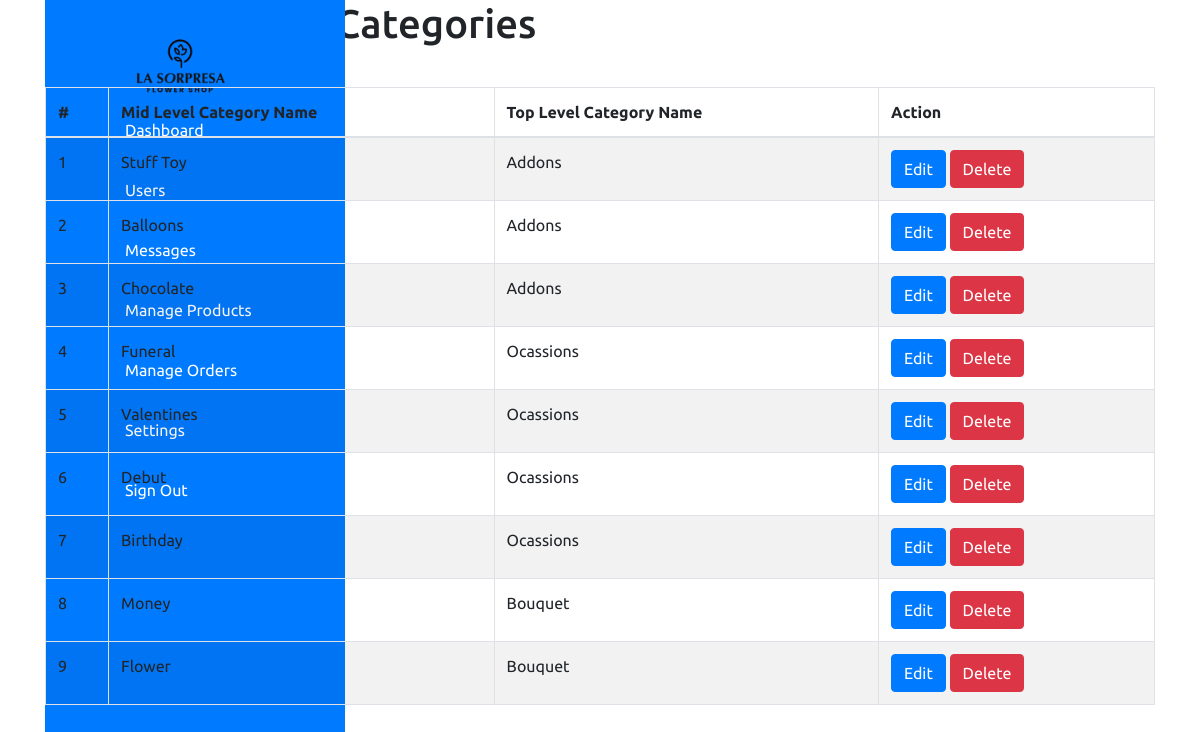
/admin/settings/midcategory.php (signed in), run on an earlier commit of the app's database.
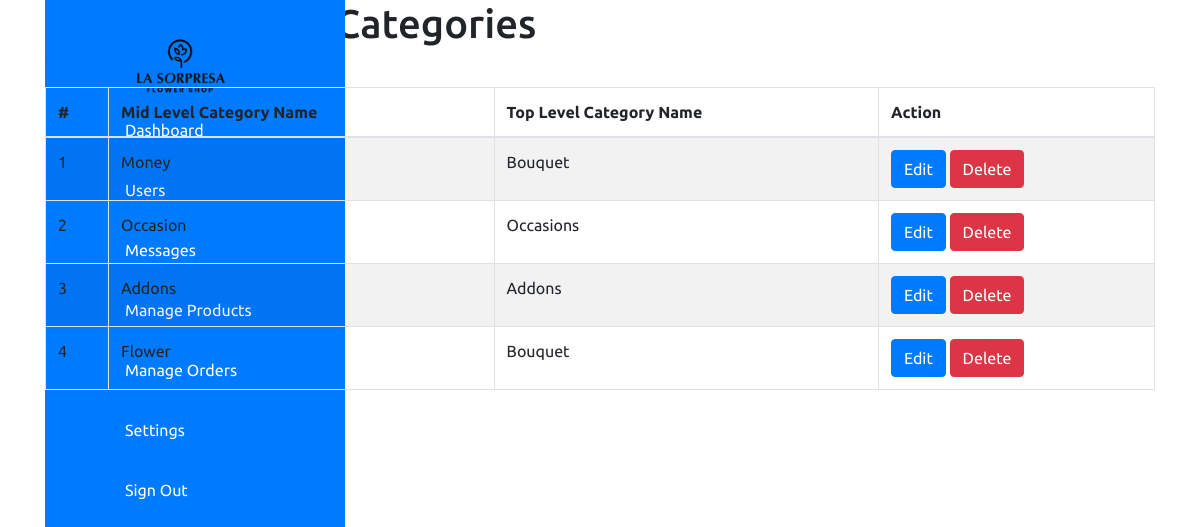
And on a later commit of the database.
### tables this page shows
CREATE TABLE `mid_category` (
  `mcat_id` int(11) NOT NULL,
  `mcat_name` varchar(255) NOT NULL,
  `tcat_id` int(11) NOT NULL
);

CREATE TABLE `top_category` (
  `tcat_id` int(11) NOT NULL,
  `tcat_name` varchar(255) NOT NULL,
  `show_on_menu` int(1) NOT NULL
);

### admin/settings/midcategory.php (the view, shortened to what this page needs)
<?php require_once('../header.php'); ?>
<body>
    <div class="container">
        <div class="navigation">
            <ul>
                <li>
                    <a href="#">
                        <div class="logo-container">
                            <img src="../images/logo.png" alt="Logo" class="logo" />
                        </div>
                        <span class="title"></span>
                    </a>
                </li>
                <li>
                    <a href="../dashboard.php">
                        <span class="icon">
                        </span>
                        <span class="title">Dashboard</span>
                    </a>
                </li>
                <li>
                    <a href="../users.php">
                        <span class="icon">
                        </span>
                        <span class="title">Users</span>
                    </a>
                </li>
                <li>
                    <a href="#">
                        <span class="icon">
                        </span>
                        <span class="title">Messages</span>
                    </a>
                </li>
                <li>
                    <a href="../product/product.php">
                        <span class="icon">
                        </span>
                        <span class="title">Manage Products</span>
                    </a>
                </li>
                <li>
                    <a href="#">
                        <span class="icon">
                        </span>
                        <span class="title">Manage Orders</span>
                    </a>
                </li>
                <li>
                    <a href="../settings.php">
                        <span class="icon">
                        </span>
                        <span class="title">Settings</span>
                    </a>
                </li>
                <li>
                    <a href="../logout.php">
                        <span class="icon">
                        </span>
                        <span class="title">Sign Out</span>
                    </a>
                </li>
            </ul>
        </div>
<section class="content-header">
	<div class="content-header-left">
		<h1>View Mid Level Categories</h1>
	</div>
	<div class="content-header-right">
		<a href="midcategory-add.php" class="btn btn-primary btn-sm">Add New</a>
	</div>
</section>
<section class="content">
  <div class="row">
    <div class="col-md-12">
      <div class="box box-info">
        <div class="box-body table-responsive">
          <table id="example1" class="table table-bordered table-hover table-striped">
			<thead>
			    <tr>
			        <th>#</th>
			        <th>Mid Level Category Name</th>
                    <th>Top Level Category Name</th>
			        <th>Action</th>
			    </tr>
			</thead>
            <tbody>
            	<?php
            	$i=0;
            	$statement = $pdo->prepare("SELECT *
                                    FROM mid_category t1
                                    JOIN top_category t2
                                    ON t1.tcat_id = t2.tcat_id
                                    ORDER BY t1.mcat_id DESC");
            	$statement->execute();
            	$result = $statement->fetchAll(PDO::FETCH_ASSOC);
            	foreach ($result as $row) {
            		$i++;
            		?>
					<tr>
	                    <td><?php echo $i; ?></td>
	                    <td><?php echo $row['mcat_name']; ?></td>
                        <td><?php echo $row['tcat_name']; ?></td>
	                    <td>
	                        <a href="midcategory-edit.php?id=<?php echo $row['mcat_id']; ?>" class="btn btn-primary btn-xs">Edit</a>
	                        <a href="#" class="btn btn-danger btn-xs" data-href="midcategory-delete.php?id=<?php echo $row['mcat_id']; ?>" data-toggle="modal" data-target="#confirm-delete">Delete</a>
	                    </td>
	                </tr>
            		<?php
            	}
            	?>
            </tbody>
          </table>
        </div>
      </div>
</section>

What changed in the data, as far as the page shows it:
removed mid_category: mcat_name "Stuff Toy", tcat.tcat_name "Addons"
removed mid_category: mcat_name "Balloons", tcat.tcat_name "Addons"
removed mid_category: mcat_name "Chocolate", tcat.tcat_name "Addons"
removed mid_category: mcat_name "Funeral", tcat.tcat_name "Ocassions"
removed mid_category: mcat_name "Valentines", tcat.tcat_name "Ocassions"
removed mid_category: mcat_name "Debut", tcat.tcat_name "Ocassions"
removed mid_category: mcat_name "Birthday", tcat.tcat_name "Ocassions"
added mid_category: mcat_name "Occasion", tcat.tcat_name "Occasions"
added mid_category: mcat_name "Addons", tcat.tcat_name "Addons"
